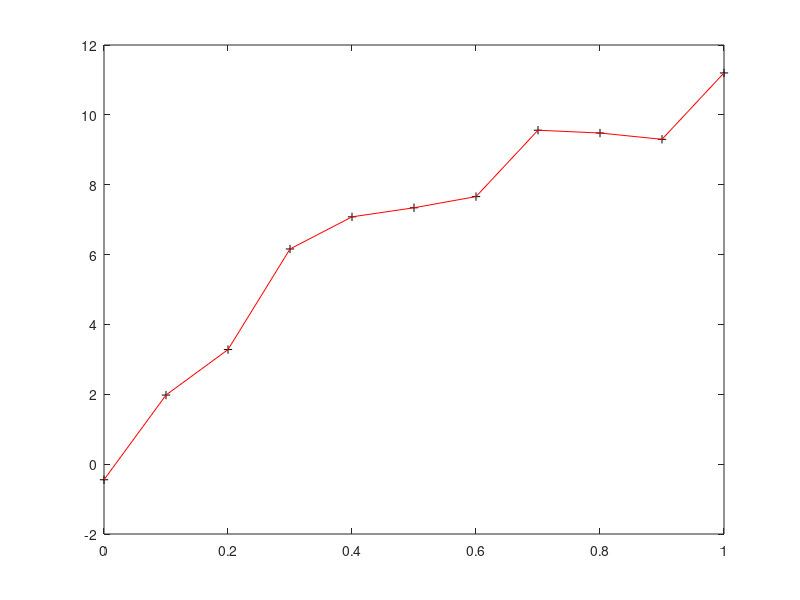

MATLAB code for this plot:
x=0:0.1:1;
y=[-0.447 1.978 3.28 6.16 7.08 7.34 7.66 9.56 9.48 9.30 11.2];
A=polyfit(x,y,20);
Z=polyval(A,x);
plot(x,y,'k+',x,Z,'r')